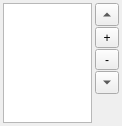
<?xml version="1.0" encoding="UTF-8"?>
<ui version="4.0">
 <class>otb::Wrapper::ListEditWidget</class>
 <widget class="QWidget" name="otb::Wrapper::ListEditWidget">
  <property name="geometry">
   <rect>
    <x>0</x>
    <y>0</y>
    <width>122</width>
    <height>126</height>
   </rect>
  </property>
  <property name="windowTitle">
   <string>Form</string>
  </property>
  <property name="locale">
   <locale language="C" country="AnyCountry"/>
  </property>
  <layout class="QGridLayout" name="gridLayout">
   <property name="margin">
    <number>3</number>
   </property>
   <property name="spacing">
    <number>3</number>
   </property>
   <item row="0" column="0">
    <widget class="QTreeView" name="treeView"/>
   </item>
   <item row="0" column="1">
    <layout class="QVBoxLayout" name="verticalLayout">
     <property name="spacing">
      <number>1</number>
     </property>
     <item>
      <widget class="QToolButton" name="toolButton_3">
       <property name="text">
        <string>Up</string>
       </property>
       <property name="arrowType">
        <enum>Qt::UpArrow</enum>
       </property>
      </widget>
     </item>
     <item>
      <widget class="QToolButton" name="toolButton">
       <property name="sizePolicy">
        <sizepolicy hsizetype="Minimum" vsizetype="Fixed">
         <horstretch>0</horstretch>
         <verstretch>0</verstretch>
        </sizepolicy>
       </property>
       <property name="text">
        <string>+</string>
       </property>
      </widget>
     </item>
     <item>
      <widget class="QToolButton" name="toolButton_2">
       <property name="sizePolicy">
        <sizepolicy hsizetype="Minimum" vsizetype="Fixed">
         <horstretch>0</horstretch>
         <verstretch>0</verstretch>
        </sizepolicy>
       </property>
       <property name="text">
        <string>-</string>
       </property>
      </widget>
     </item>
     <item>
      <widget class="QToolButton" name="toolButton_4">
       <property name="text">
        <string>Down</string>
       </property>
       <property name="arrowType">
        <enum>Qt::DownArrow</enum>
       </property>
      </widget>
     </item>
     <item>
      <spacer name="verticalSpacer">
       <property name="orientation">
        <enum>Qt::Vertical</enum>
       </property>
       <property name="sizeHint" stdset="0">
        <size>
         <width>20</width>
         <height>40</height>
        </size>
       </property>
      </spacer>
     </item>
    </layout>
   </item>
  </layout>
 </widget>
 <resources/>
 <connections/>
</ui>
